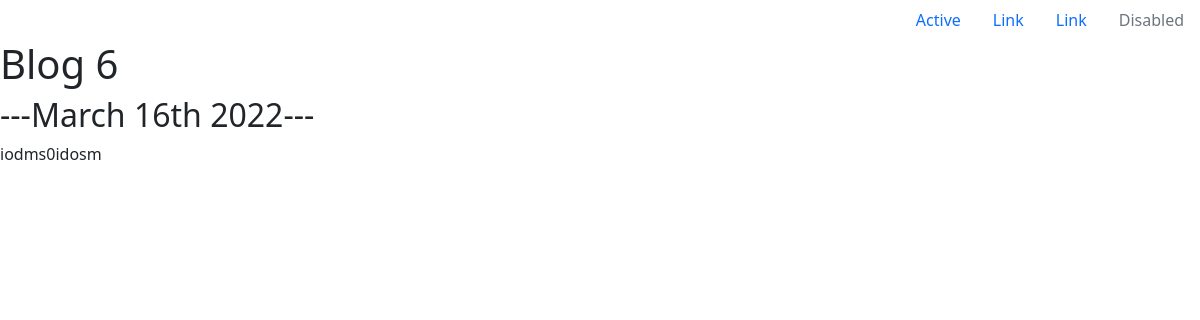
Page /blog/6/ on the earlier database version.
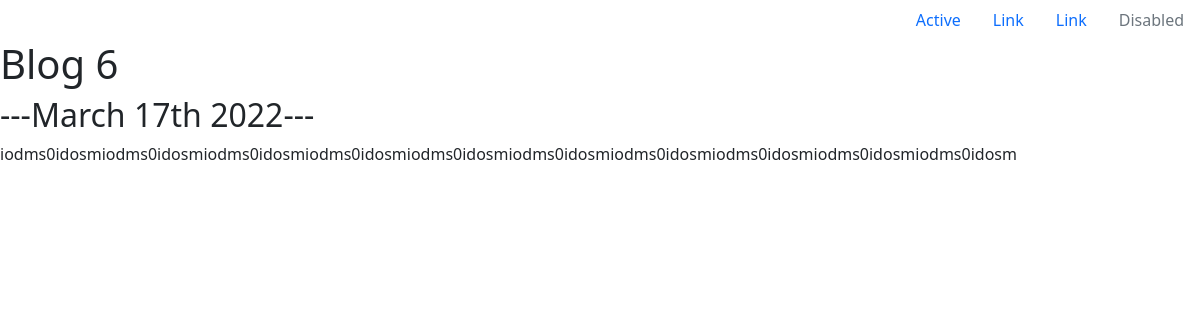
Same page on the later database version.
### blog/models.py (models this page shows, shortened)
class Blog(models.Model):
    title = models.CharField(max_length=100)
    description = models.CharField(max_length=250)
    image = models.ImageField(upload_to='blog/images/', blank=True)
    pub_date = models.DateField(auto_now=True)

### blog/views.py (the view)
# urls.py: path('<int:blog_id>/', views.detail, name='detail')
def detail(request, blog_id):
    blog = get_object_or_404(Blog, pk=blog_id)
    return render(request, 'blog/detail.html', {'blog': blog})

### blog/templates/blog/detail.html
{% extends 'portfolio/base.html' %}
{% block content %}
<h1>{{ blog.title }}</h1>
<h2>---{{ blog.pub_date|date:'F jS Y' }}---</h2>
{{ blog.description|safe }}
{% endblock %}

Differences in the rows shown:
changed Blog "Blog 6": pub_date "March 16th 2022" → "March 17th 2022"; description "iodms0idosm" → "iodms0idosmiodms0idosmiodms0idosmiodms0idosmiodms0idosmiodms0idosmiodms0idosmiodms0idosmiodms0idosmiodms0idosm"
